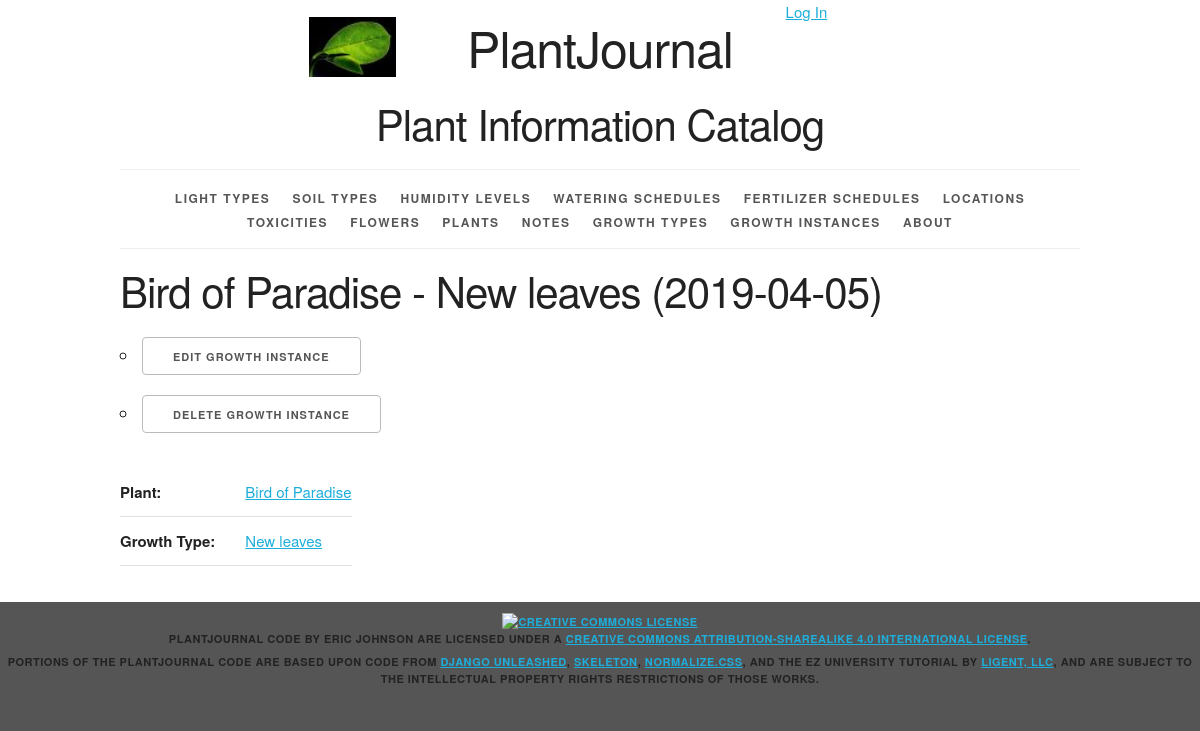
/growthinstance/5/, run on the app's committed database.
### plantjournal/models.py (models this page shows, shortened)
class GrowthInstance(models.Model):
    growth_instance_id = models.AutoField(primary_key=True)
    growth_instance_date = models.DateField(default='00/00/0000')
    plant = models.ForeignKey(Plant, related_name='growth_instances', on_delete=models.PROTECT)
    growth_type = models.ForeignKey(GrowthType, related_name='growth_instances', on_delete=models.PROTECT)
    def __str__(self):
        return '%s - %s (%s)' % (self.plant, self.growth_type, self.growth_instance_date)
    def get_update_url(self):
        return reverse('plantjournal_growthinstance_update_urlpattern',
                       kwargs={'pk': self.pk})
    def get_delete_url(self):
        return reverse('plantjournal_growthinstance_delete_urlpattern',
                       kwargs={'pk': self.pk})
    class Meta:
        ordering = ['-growth_instance_date', 'plant', 'growth_type']
        unique_together = (('plant', 'growth_type', 'growth_instance_date'),)

class Plant(models.Model):
    plant_id = models.AutoField(primary_key=True)
    plant_name = models.CharField(max_length=45)
    plant_number = models.CharField(max_length=45, blank=True, default='')
    plant_nickname = models.CharField(max_length=45, blank=True, default='')
    plant_latin_name = models.CharField(max_length=100, blank=True, default='')
    plant_description = models.TextField(blank=True, default='')
    light = models.ForeignKey(Light, related_name='plants', on_delete=models.PROTECT, blank=True, null=True, default='')
    soil = models.ForeignKey(Soil, related_name='plants', on_delete=models.PROTECT, blank=True, null=True, default='')
    humidity = models.ForeignKey(Humidity, related_name='plants', on_delete=models.PROTECT, blank=True, null=True,
                                 default='')
    water = models.ForeignKey(Water, related_name='plants', on_delete=models.PROTECT, blank=True, null=True, default='')
    fertilizer = models.ForeignKey(Fertilizer, related_name='plants', on_delete=models.PROTECT, blank=True, null=True,
                                   default='')
    toxicity = models.ForeignKey(Toxicity, related_name='plants', on_delete=models.PROTECT, blank=True, null=True,
                                 default='')
    location = models.ForeignKey(Location, related_name='plants', on_delete=models.PROTECT, blank=True, null=True,
                                 default='')
    flower = models.ForeignKey(Flower, related_name='plants', on_delete=models.PROTECT, blank=True, null=True,
                               default='')
    def __str__(self):
        if self.plant_number == '':
            if self.plant_nickname == '':
                return '%s' % self.plant_name
            else:
                return '%s (%s)' % (self.plant_name, self.plant_nickname)
        else:
            if self.plant_nickname == '':
                return '%s %s' % (self.plant_name, self.plant_number)
            else:
                return '%s %s (%s)' % (self.plant_name, self.plant_number, self.plant_nickname)
    def get_absolute_url(self):
        return reverse('plantjournal_plant_detail_urlpattern',
                       kwargs={'pk': self.pk})
    class Meta:
        ordering = ['plant_name', 'plant_number', 'plant_nickname']
        unique_together = (('plant_name', 'plant_number', 'plant_nickname'),)

class GrowthType(models.Model):
    growth_type_id = models.AutoField(primary_key=True)
    growth_type_name = models.CharField(max_length=45, unique=True)
    def __str__(self):
        return '%s' % self.growth_type_name
    def get_absolute_url(self):
        return reverse('plantjournal_growthtype_detail_urlpattern',
                       kwargs={'pk': self.pk})
    class Meta:
        ordering = ['growth_type_name']

### plantjournal/views.py (the view)
class GrowthInstanceDetail(View):
    def get(self, request, pk):
        growth_instance = get_object_or_404(
            GrowthInstance,
            pk=pk
        )
        plant = growth_instance.plant
        growth_type = growth_instance.growth_type
        return render(
            request,
            'plantjournal/growthinstance_detail.html',
            {'growthinstance': growth_instance,
             'plant': plant,
             'growthtype': growth_type}
        )

### plantjournal/templates/plantjournal/growthinstance_detail.html (shortened to what this page needs)
{% extends 'plantjournal/base.html' %}
{% block content %}
    <h2>{{ growthinstance }}</h2>
    <ul>
        <li>
            <a href="{{ growthinstance.get_update_url }}" class="button">
                Edit Growth Instance
            </a>
        </li>
        <li>
            <a href="{{ growthinstance.get_delete_url }}" class="button">
                Delete Growth Instance
            </a>
        </li>
    </ul>
    <section>
        <table>
            <tr>
                <th>Plant:</th>
                <td><a href="{{ plant.get_absolute_url }}">{{ plant }}</a></td>
            </tr>
            <tr>
                <th>Growth Type:</th>
                <td><a href="{{ growthtype.get_absolute_url }}">{{ growthtype }}</a></td>
            </tr>
        </table>
    </section>
{% endblock %}

### plantjournal/static/plantjournal/skeleton.css (style rules this page uses)
html { font-size: 62.5%; }
body { font-size: 1.5em; line-height: 1.6; font-weight: 400; font-family: "Raleway", "HelveticaNeue", "Helvetica Neue", Helvetica, Arial, sans-serif; color: #222; }
h1, h2, h3, h4, h5, h6 { margin-top: 0; margin-bottom: 2rem; font-weight: 300; }
h2 { font-size: 3.6rem; line-height: 1.25; letter-spacing: -.1rem; }
@media (min-width: 550px) { h2 { font-size: 4.2rem; } }
a { color: #1EAEDB; }
.button, button, input[type="submit"], input[type="reset"], input[type="button"] { display: inline-block; height: 38px; padding: 0 30px; color: #555; text-align: center; font-size: 11px; font-weight: 600; line-height: 38px; letter-spacing: .1rem; text-transform: uppercase; text-decoration: none; white-space: nowrap; background-color: transparent; border-radius: 4px; border: 1px solid #bbb; cursor: pointer; box-sizing: border-box; }
ul { list-style: circle inside; }
ol, ul { padding-left: 0; margin-top: 0; }
li { margin-bottom: 1rem; }
th, td { padding: 12px 15px; text-align: left; border-bottom: 1px solid #E1E1E1; }
th:first-child, td:first-child { padding-left: 0; }
th:last-child, td:last-child { padding-right: 0; }
button, .button { margin-bottom: 1rem; }
pre, blockquote, dl, figure, table, p, ul, ol, form { margin-bottom: 2.5rem; }

### plantjournal/static/plantjournal/style.css (style rules this page uses)
html { height: 100%; background-color: #555; }
body { background-color: white; }

### data on the page
GrowthInstance: plant+growth_type+growth_instance_date "Bird of Paradise - New leaves (2019-04-05)"
Plant: plant_number+plant_nickname+plant_name "Bird of Paradise"
GrowthType: growth_type_name "New leaves"
